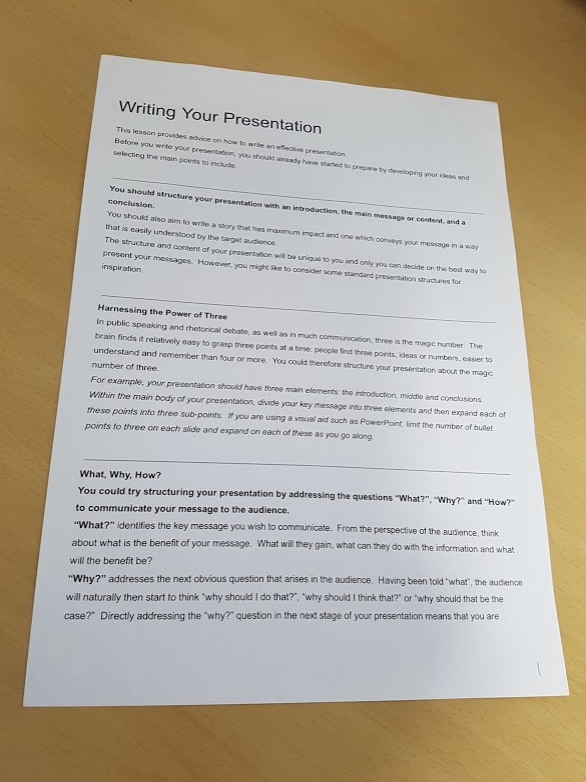
#> input picture Image Analysis/img/paper.jpg, 586 x 782 px
$ jupyter execute '01_ OpenCV를 이용한 문서 스캐너 구현.ipynb'   (older library calls are emulated)
#> lines starting #> are read from the running program, lines starting #| are printed output that depends on the picture; after the words box and inside, x2 and y2 are one past the last pixel; in counts of white or black regions, pixels touching at a corner belong together
# 01_ OpenCV를 이용한 문서 스캐너 구현

### 1. 함수 import하기

[cell 1]
import cv2
import numpy as np
import matplotlib.pyplot as plt

### 2. 이미지 불러오기

[cell 2]
img = cv2.imread("img/paper.jpg")
#> img is the input picture: shape (782, 586, 3); mean B, G, R 152.7, 169.1, 178.7
# 이미지 grayscale 적용
image_gray = cv2.cvtColor(img, cv2.COLOR_BGR2GRAY)
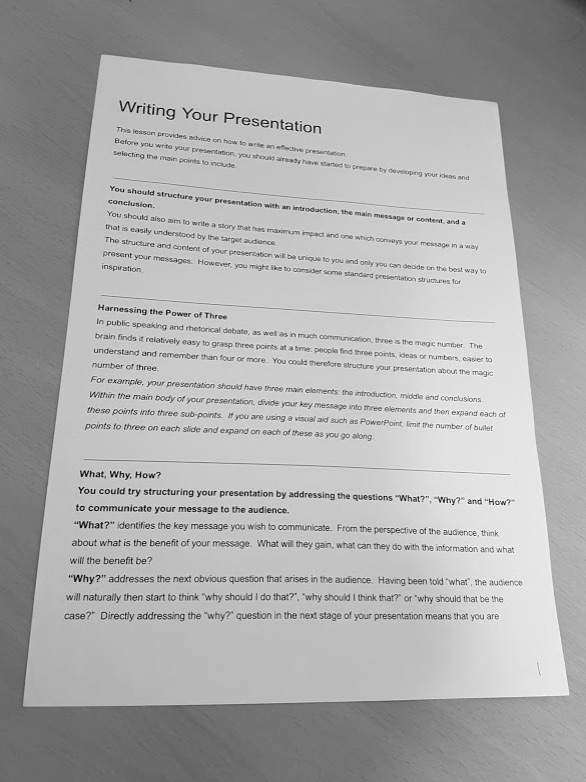
#> image_gray: shape (782, 586); min 0, max 255, mean 170.1
# GaussianBlur를 이용하여 경계값 흐릿하게 만들기
blur = cv2.GaussianBlur(image_gray, (5,5), 0)
# blur threshold를 이용하여 이진분류
ret, imthres = cv2.threshold(blur, 127, 255, cv2.THRESH_BINARY)
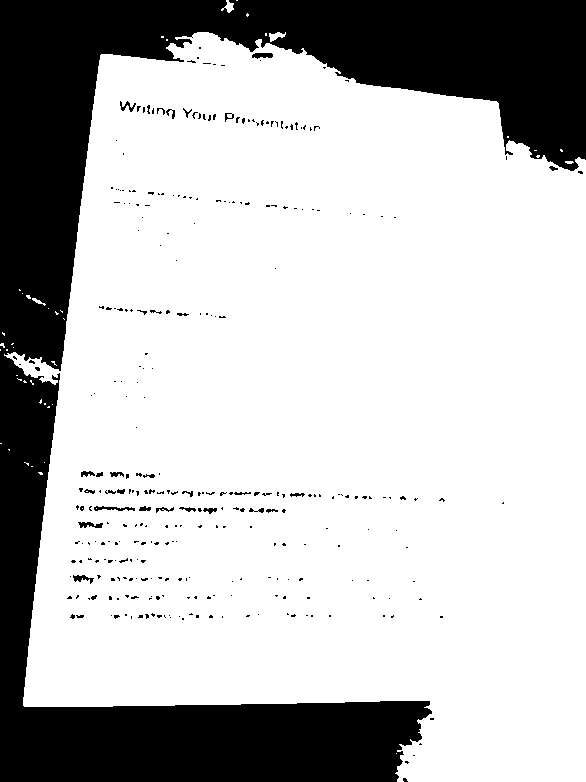
#> imthres: shape (782, 586); 74.2% white; 313 black regions (284 under 20 px), largest, box (x1, y1, x2, y2) and area: (0, 0, 586, 782) 115181, (94, 506, 135, 511) 113, (78, 522, 103, 528) 95
# 캐니엣지를 사용하여 경계 추출
edges = cv2.Canny(blur, 50, 260)
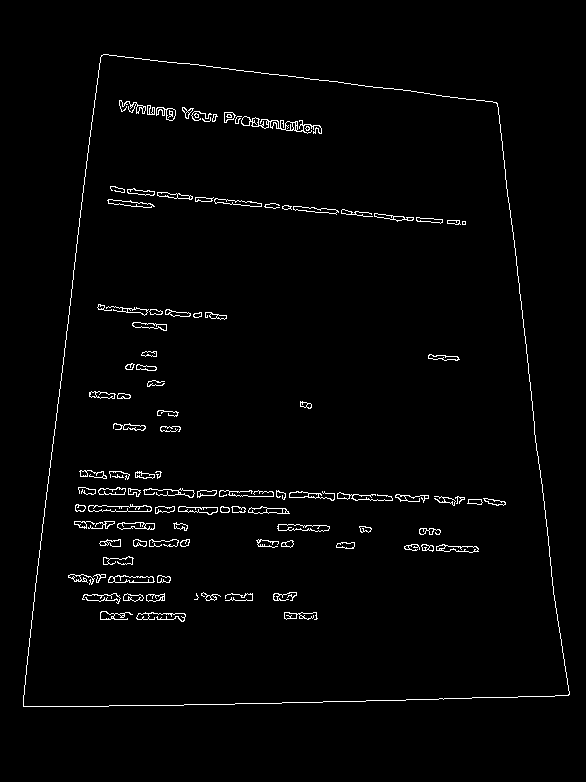
#> edges: shape (782, 586); 2% white in thin lines or dots, all inside (x1, y1, x2, y2) = (23, 54, 570, 707)
# [4 lines of commented-out code are left out]

plt.imshow(cv2.cvtColor(img, cv2.COLOR_BGR2RGB))
plt.show()
plt.imshow(cv2.cvtColor(edges, cv2.COLOR_GRAY2RGB))
plt.show()

### 3. Edges에서 Contour 꼭지점 좌표 뽑기
> findContours 함수 사용하여 전체 contours 꼭지점 좌표를 추출함
>image, contours, hierarchy = cv2.findContours(src, mode, method[, contours, hierarchy, offset])

[cell 3]
_, contours, hierarchy = cv2.findContours(edges,cv2.RETR_EXTERNAL, cv2.CHAIN_APPROX_SIMPLE)
#> contours = 1 contour; box (x1, y1, x2, y2) and area: (23, 54, 570, 707) 294390
#findContours(이미지, 적용함수, 추출기법)
#cv2.RETR_EXTERNAL : 가장 바깥쪽 라인만 제공
#cv2.CHAIN_APPROX_SIMPLE : 컨투어 꼭지점 좌표만 추출
total = 0

> contour의 면적을 key값으로 내림차순을 하여 contours 추출

[cell 4]
# contourArea를 기준으로 내림차순으로 4개의 contour를 뽑음
contours = sorted(contours, key = cv2.contourArea, reverse = True)[:4]

# epsilon 설정 후 contour 좌표를 4개 뽑아 screenCnt로 array 만들기
for c in contours:
    epsilon = 0.02 * cv2.arcLength(c, True)
    approx = cv2.approxPolyDP(c, epsilon, True)

    if len(approx) == 4:
        break
#> this loop made 1 pass
#> (epsilon, approx) on pass 1: (45.45, [[101, 55], [23, 706], [568, 695], [497, 103]])

> approx의 shape를 확인해보면 (4, 1, 2)임을 알 수 있음 **approx의 size를 변경**해야함

[cell 5]
approx = np.resize(approx, (4, 2))  #(4, 2) size로 변경
approx = np.array(approx) # array로 정의
approx = approx.astype(np.float32)
print(approx)
#| [[101.  55.]
#|  [ 23. 706.]
#|  [568. 695.]
#|  [497. 103.]]

### 4. 원근법을 이용하여 이미지 확장

[cell 6]
# edges의 row길이, col길이를 추출
image = edges.copy()
rows, cols = image.shape[:2]
#> rows = 782; cols = 586

# contour의 꼭지점 좌표를 pts1에 저장
pts1 = np.float32([approx[0], approx[1], approx[3], approx[2]])
#> pts1 = [[101, 55], [23, 706], [497, 103], [568, 695]]
# edges의 row길이, col길이를 이용하여 확장시킬 꼭지점 좌표 지정 후 pts2에 저장
pts2 = np.float32([[0,0], [0,rows], [cols, 0], [cols,rows]])
#> pts2 = [[0, 0], [0, 782], [586, 0], [586, 782]]

# getPerspectiveTransform 함수를 이용하여 pts1의 좌표를 pts2의 좌표로 대응시킴
mtrx = cv2.getPerspectiveTransform(pts1, pts2)
#> mtrx = [[1.34, 0.16, -143.8], [-0.201, 1.66, -71.07], [-0.000289, 0.000581, 1]]

# 대응시킨 좌표를 img에 적용
dst = cv2.warpPerspective(img, mtrx, (cols, rows))
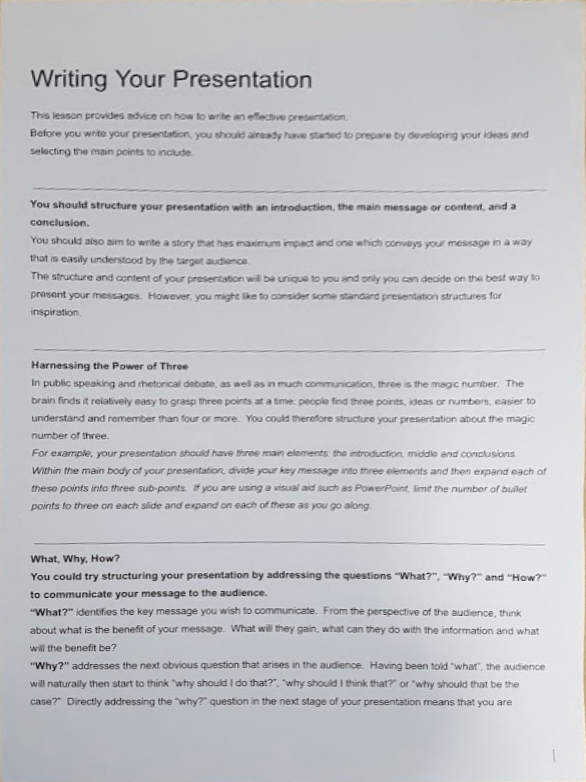
#> dst: shape (782, 586, 3); mean B, G, R 199.1, 195.3, 192.8

# [4 lines of commented-out code are left out]

plt.imshow(cv2.cvtColor(img, cv2.COLOR_BGR2RGB))
plt.show()
plt.imshow(cv2.cvtColor(dst, cv2.COLOR_BGR2RGB))
plt.show()
